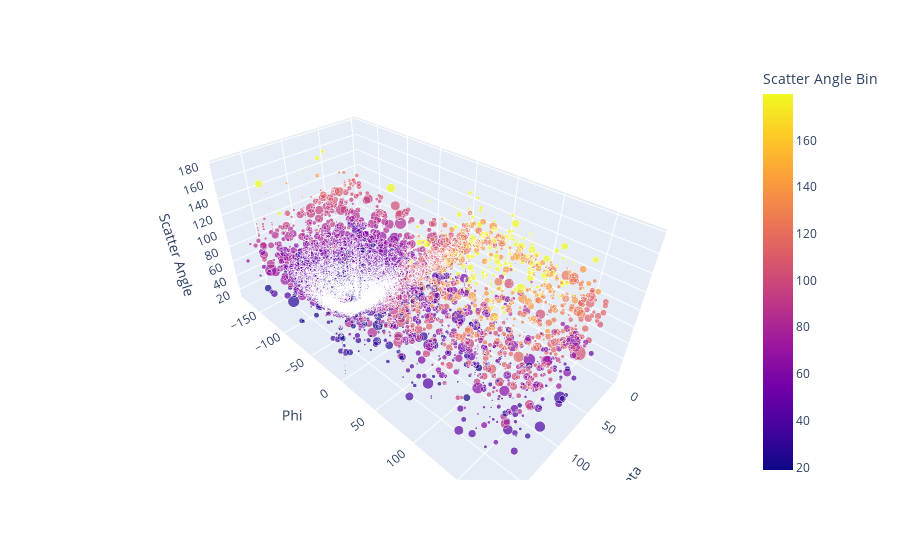

The cell this chart's notebook holds for it:
### Markdown cell above
Raw data plotted. 1 dot = 1 point with a theta-phi-scatter value. size of dot = path length.

### Code cell
#px.scatter_3d(df_sampled, x='Theta Bin', y='Phi Bin', z='Scatter Angle Bin')
px.scatter_3d(df_sampled, x='Theta', y='Phi', z='Scatter Angle', color = 'Scatter Angle Bin', size = 'Path Length (cm)')

### Figure 1 — Plotly figure (JSON) as saved in the notebook; plotly's stock layout.template omitted (floating-point values rounded to 4 significant figures; data arrays with more than 128 entries replaced by an {"elided": "..."} marker saying what was removed)
{"data": [{"hovertemplate": "Theta=%{x}<br>Phi=%{y}<br>Scatter Angle=%{z}<br>Path Length (cm)=%{marker.size}<br>Scatter Angle Bin=%{marker.color}<extra></extra>", "legendgroup": "", "marker": {"color": {"elided": "5000 float values"}, "coloraxis": "coloraxis", "size": {"elided": "5000 float values"}, "sizemode": "area", "sizeref": 0.05729, "symbol": "circle"}, "mode": "markers", "name": "", "scene": "scene", "showlegend": false, "type": "scatter3d", "x": {"elided": "5000 float values"}, "y": {"elided": "5000 float values"}, "z": {"elided": "5000 float values"}}], "layout": {"coloraxis": {"colorbar": {"title": {"text": "Scatter Angle Bin"}}, "colorscale": [[0, "#0d0887"], [0.1111, "#46039f"], [0.2222, "#7201a8"], [0.3333, "#9c179e"], [0.4444, "#bd3786"], [0.5556, "#d8576b"], [0.6667, "#ed7953"], [0.7778, "#fb9f3a"], [0.8889, "#fdca26"], [1, "#f0f921"]]}, "legend": {"itemsizing": "constant", "tracegroupgap": 0}, "margin": {"t": 60}, "scene": {"domain": {"x": [0, 1], "y": [0, 1]}, "xaxis": {"title": {"text": "Theta"}}, "yaxis": {"title": {"text": "Phi"}}, "zaxis": {"title": {"text": "Scatter Angle"}}}}}
